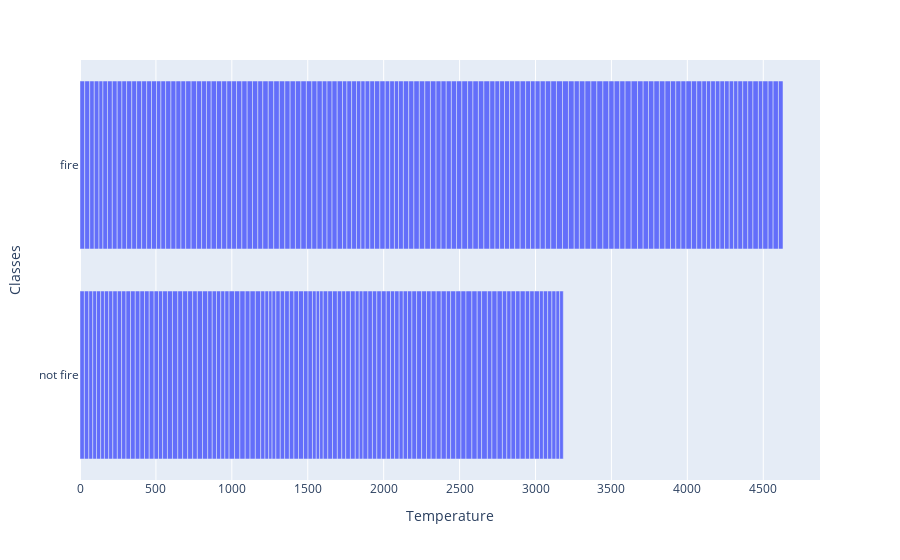

This figure's notebook cell:
### Code cell
px.bar(data_frame=df,x="Temperature",y="Classes")

### Figure 1 — Plotly figure (JSON) as saved in the notebook; plotly's stock layout.template omitted (floating-point values rounded to 4 significant figures; data arrays with more than 128 entries replaced by an {"elided": "..."} marker saying what was removed)
{"data": [{"alignmentgroup": "True", "hovertemplate": "Temperature=%{x}<br>Classes=%{y}<extra></extra>", "legendgroup": "", "marker": {"color": "#636efa", "pattern": {"shape": ""}}, "name": "", "offsetgroup": "", "orientation": "h", "showlegend": false, "textposition": "auto", "type": "bar", "x": {"elided": "243 int values"}, "xaxis": "x", "y": {"elided": "243 str values"}, "yaxis": "y"}], "layout": {"autosize": true, "barmode": "relative", "legend": {"tracegroupgap": 0}, "margin": {"t": 60}, "xaxis": {"anchor": "y", "autorange": true, "domain": [0, 1], "range": [0, 4874.0], "title": {"text": "Temperature"}, "type": "linear"}, "yaxis": {"anchor": "x", "autorange": true, "domain": [0, 1], "range": [-0.5, 1.5], "title": {"text": "Classes"}, "type": "category"}}}
